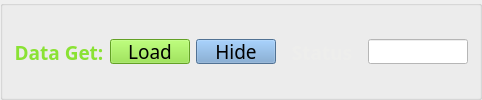
          <widget class="QGroupBox" name="groupBox_85">
           <property name="font">
            <font>
             <family>Adobe 黑体 Std R</family>
             <pointsize>14</pointsize>
            </font>
           </property>
           <property name="title">
            <string/>
           </property>
           <layout class="QGridLayout" name="gridLayout_8">
            <item row="0" column="1">
             <widget class="QPushButton" name="motorcontrol4_15">
              <property name="sizePolicy">
               <sizepolicy hsizetype="Minimum" vsizetype="Fixed">
                <horstretch>130</horstretch>
                <verstretch>35</verstretch>
               </sizepolicy>
              </property>
              <property name="minimumSize">
               <size>
                <width>80</width>
                <height>25</height>
               </size>
              </property>
              <property name="maximumSize">
               <size>
                <width>80</width>
                <height>25</height>
               </size>
              </property>
              <property name="font">
               <font>
                <family>Adobe 黑体 Std R</family>
                <pointsize>14</pointsize>
                <weight>50</weight>
                <italic>false</italic>
                <bold>false</bold>
               </font>
              </property>
              <property name="focusPolicy">
               <enum>Qt::NoFocus</enum>
              </property>
              <property name="styleSheet">
               <string notr="true">background-color: rgb(114, 159, 207);
background-color: rgb(138, 226, 52);</string>
              </property>
              <property name="text">
               <string>Load</string>
              </property>
             </widget>
            </item>
            <item row="0" column="0">
             <widget class="QLabel" name="label_109">
              <property name="minimumSize">
               <size>
                <width>90</width>
                <height>25</height>
               </size>
              </property>
              <property name="maximumSize">
               <size>
                <width>90</width>
                <height>25</height>
               </size>
              </property>
              <property name="styleSheet">
               <string notr="true">
font: 12pt &quot;Adobe 黑体 Std R&quot;;</string>
              </property>
              <property name="text">
               <string>&lt;html&gt;&lt;head/&gt;&lt;body&gt;&lt;p align=&quot;center&quot;&gt;&lt;span style=&quot; font-size:14pt; font-weight:600; color:#8ae234;&quot;&gt;Data Get:&lt;/span&gt;&lt;/p&gt;&lt;/body&gt;&lt;/html&gt;</string>
              </property>
              <property name="alignment">
               <set>Qt::AlignLeading|Qt::AlignLeft|Qt::AlignVCenter</set>
              </property>
              <property name="wordWrap">
               <bool>false</bool>
              </property>
              <property name="margin">
               <number>0</number>
              </property>
              <property name="indent">
               <number>-2</number>
              </property>
              <property name="openExternalLinks">
               <bool>false</bool>
              </property>
             </widget>
            </item>
            <item row="0" column="2">
             <widget class="QPushButton" name="motorcontrol4_16">
              <property name="sizePolicy">
               <sizepolicy hsizetype="Minimum" vsizetype="Fixed">
                <horstretch>130</horstretch>
                <verstretch>35</verstretch>
               </sizepolicy>
              </property>
              <property name="minimumSize">
               <size>
                <width>80</width>
                <height>25</height>
               </size>
              </property>
              <property name="maximumSize">
               <size>
                <width>80</width>
                <height>25</height>
               </size>
              </property>
              <property name="font">
               <font>
                <family>Adobe 黑体 Std R</family>
                <pointsize>14</pointsize>
                <weight>50</weight>
                <italic>false</italic>
                <bold>false</bold>
               </font>
              </property>
              <property name="focusPolicy">
               <enum>Qt::NoFocus</enum>
              </property>
              <property name="styleSheet">
               <string notr="true">background-color: rgb(114, 159, 207);</string>
              </property>
              <property name="text">
               <string>Hide</string>
              </property>
             </widget>
            </item>
            <item row="0" column="4">
             <widget class="QLineEdit" name="lineEdit_55">
              <property name="minimumSize">
               <size>
                <width>100</width>
                <height>25</height>
               </size>
              </property>
              <property name="maximumSize">
               <size>
                <width>100</width>
                <height>25</height>
               </size>
              </property>
              <property name="styleSheet">
               <string notr="true">background-color: rgb(255, 255, 255);</string>
              </property>
             </widget>
            </item>
            <item row="0" column="3">
             <widget class="QLabel" name="label_127">
              <property name="minimumSize">
               <size>
                <width>80</width>
                <height>25</height>
               </size>
              </property>
              <property name="maximumSize">
               <size>
                <width>80</width>
                <height>25</height>
               </size>
              </property>
              <property name="styleSheet">
               <string notr="true">
font: 12pt &quot;Adobe 黑体 Std R&quot;;</string>
              </property>
              <property name="text">
               <string>&lt;html&gt;&lt;head/&gt;&lt;body&gt;&lt;p align=&quot;center&quot;&gt;&lt;span style=&quot; font-weight:600; color:#eeeeec;&quot;&gt;Status&lt;/span&gt;&lt;/p&gt;&lt;/body&gt;&lt;/html&gt;</string>
              </property>
              <property name="alignment">
               <set>Qt::AlignLeading|Qt::AlignLeft|Qt::AlignVCenter</set>
              </property>
              <property name="wordWrap">
               <bool>false</bool>
              </property>
              <property name="margin">
               <number>0</number>
              </property>
              <property name="indent">
               <number>-2</number>
              </property>
              <property name="openExternalLinks">
               <bool>false</bool>
              </property>
             </widget>
            </item>
           </layout>
          </widget>
